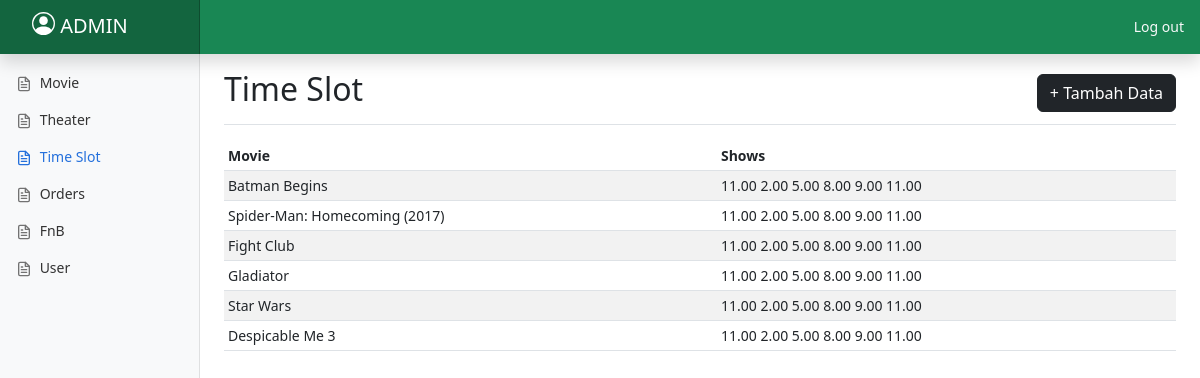
Screenshot of /crudTimeSlot.php (signed in) with the database file from the repository.
### tables this page shows
CREATE TABLE `user` (
  `userId` int(11) NOT NULL,
  `userName` varchar(255) NOT NULL,
  `password` varchar(255) NOT NULL,
  `status` int(3) DEFAULT NULL
);

CREATE TABLE `movielist` (
  `movieId` int(11) NOT NULL,
  `Name` varchar(255) DEFAULT NULL,
  `Genre` varchar(25) DEFAULT NULL,
  `Director` varchar(255) DEFAULT NULL,
  `Description` varchar(255) DEFAULT NULL,
  `image` varchar(255) DEFAULT NULL,
  `imdb` varchar(255) DEFAULT NULL,
  `harga` int(11) NOT NULL
);

CREATE TABLE `timeslot` (
  `timeslotId` int(11) NOT NULL,
  `time` varchar(255) NOT NULL
);

### crudTimeSlot.php (the view, shortened to what this page needs)
<?php
include 'db.php';
?>
<!doctype html>
<html lang="en">
  <head>
<link href="css/bootstrap.min.css" rel="stylesheet">
    <link href="dashboard.css" rel="stylesheet">
  </head>
  <body>
<header class="navbar navbar-dark sticky-top bg-success flex-md-nowrap p-0 shadow">
  <a class="fs-5 navbar-brand col-md-3 col-lg-2 me-0 px-3 fs-6" href="#">
  <h4 class="fs-5 sidebar-heading d-flex justify-content-between align-items-center px-3 mb-1 text-uppercase">
          <span>
		  <?php
			$userId=$_SESSION['user'];
			$res=$conn->query("select * from user where userId='$userId';");
			$row=$res->fetch_object();
			echo "".$row->userName;
		  ?>
		  </span>
      </h4>
  </a>
  <div class="navbar-nav">
    <div class="nav-item text-nowrap">
      <a class="nav-link px-3 text-light" href="logout.php">Log out</a>
    </div>
  </div>
</header>
<div class="container-fluid">
  <div class="row">
    <nav id="sidebarMenu" class="col-md-3 col-lg-2 d-md-block bg-light sidebar collapse">
      <div class="position-sticky pt-3 sidebar-sticky">
	  <ul class="nav flex-column mb-2">
          <li class="nav-item">
            <a class="nav-link" href="adminpage.php">
              <span data-feather="file-text" class="align-text-bottom"></span>
              Movie
            </a>
          </li>
          <li class="nav-item">
            <a class="nav-link" href="crudtheater.php">
              <span data-feather="file-text" class="align-text-bottom"></span>
              Theater
            </a>
          </li>
          <li class="nav-item">
            <a class="nav-link active" href="crudTimeSlot.php">
              <span data-feather="file-text" class="align-text-bottom"></span>
              Time Slot
            </a>
            <li class="nav-item">
            <a class="nav-link" href="crudorders.php">
              <span data-feather="file-text" class="align-text-bottom"></span>
              Orders
            </a>
          </li>
          </li>
          <li class="nav-item">
            <a class="nav-link" href="crudfnb.php">
              <span data-feather="file-text" class="align-text-bottom"></span>
              FnB
            </a>
          </li>
          <li class="nav-item">
            <a class="nav-link" href="cruduser.php">
              <span data-feather="file-text" class="align-text-bottom"></span>
              User
            </a>
          </li>
        </ul>
      </div>
    </nav>
    <main class="col-md-9 ms-sm-auto col-lg-10 px-md-4">
      <div class="d-flex justify-content-between flex-wrap flex-md-nowrap align-items-center pt-3 pb-2 mb-3 border-bottom">
        <h1 class="h2">Time Slot</h1>
        <div class="btn-toolbar mb-2 mb-md-0">
          <div class="wrapper text-right">
				<button class="btn btn-dark" onclick="document.location.href='controller/addTimeSlot.php'" > <span class='glyphicon'> </span>+ Tambah Data</button>
		  </div>
        </div>
      </div>
      <div class="table-responsive">
        <table class="table table-striped table-sm">
        <thead>
          <th data-field="name" data-sortable="true">Movie</th>
          <th data-field="shows">Shows</th>
        </thead>
        <tbody>
          <?php
          $movieRes=$conn->query("select * from movielist;");
          while ($movieRow=$movieRes->fetch_object()) {
            ?>
            <tr>
              <td><?php echo "".$movieRow->Name;?>
              </td>
              <td>
                <?php
                $movieTime=$conn->query("select * from timeSlot;");
                while ($movieTimeRow=$movieTime->fetch_object()) {
                  echo " <span class='label label-primary'>".$movieTimeRow->time."</span>";
                } ?>
              </td>
            </tr>
            <?php  } ?>
          </tbody>
        </table>
      </div>
    </main>
  </div>
</div>
  </body>
</html>

### dashboard.css (style rules this page uses)
body { font-size: .875rem; }
.feather { width: 16px; height: 16px; }
.sidebar { position: fixed; top: 0; bottom: 0; left: 0; z-index: 100; padding: 48px 0 0; box-shadow: inset -1px 0 0 rgba(0, 0, 0, .1); }
.sidebar-sticky { height: calc(100vh - 48px); overflow-x: hidden; overflow-y: auto; }
.sidebar .nav-link { font-weight: 500; color: #333; }
.sidebar .nav-link .feather { margin-right: 4px; color: #727272; }
.sidebar .nav-link.active { color: #2470dc; }
.sidebar .nav-link:hover .feather, .sidebar .nav-link.active .feather { color: inherit; }
.sidebar-heading { font-size: .75rem; }
.navbar-brand { padding-top: .75rem; padding-bottom: .75rem; background-color: rgba(0, 0, 0, .25); box-shadow: inset -1px 0 0 rgba(0, 0, 0, .25); }

### crudTimeSlot.php (style rules this page uses)
.bi { vertical-align: -.125em; fill: currentColor; }

### rows the page displays
user: userName "ADMIN"
movielist: Name "Batman Begins"
timeslot: time "11.00"
timeslot: time "2.00"
timeslot: time "5.00"
timeslot: time "8.00"
timeslot: time "9.00"
timeslot: time "11.00"
movielist: Name "Spider-Man: Homecoming (2017)"
movielist: Name "Fight Club"
movielist: Name "Gladiator"
movielist: Name "Star Wars"
movielist: Name "Despicable Me 3"
